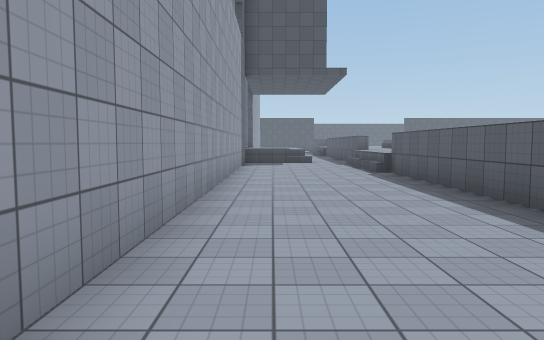
view 1 (above)

19 first-person views from a walk through a 3-D level made in the Unity game engine. The camera is 1.5 m above the floor, tilts 4° down and sees 70° across. The floor is counted in squares, 2 m on a side. Each view is taken from the middle of a square. On the plan, view 1 faces up. The plan holds only what a view shows up to about 12 squares ahead; the rest is blank. The place goes on beyond the plan. Surface patterns are stand-ins for the level's own textures.

view 2
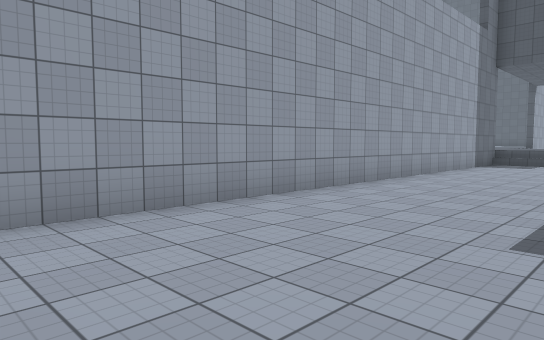

view 3
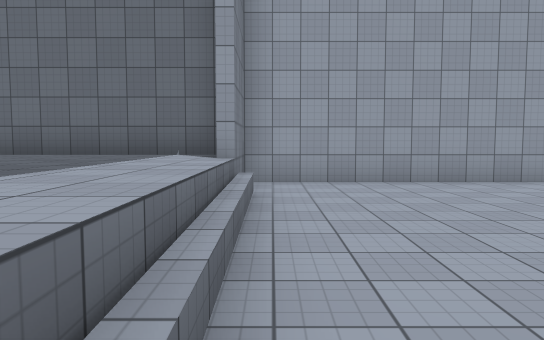

view 4
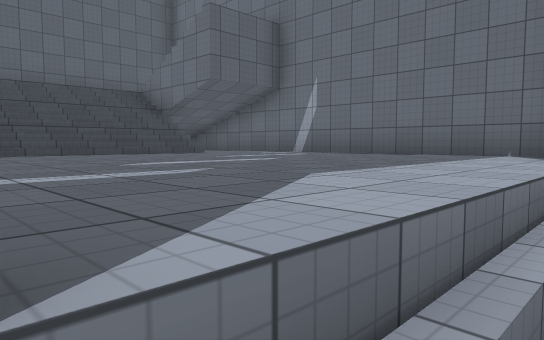

view 5
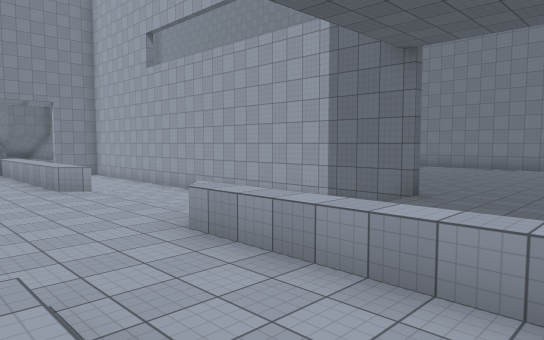

view 6
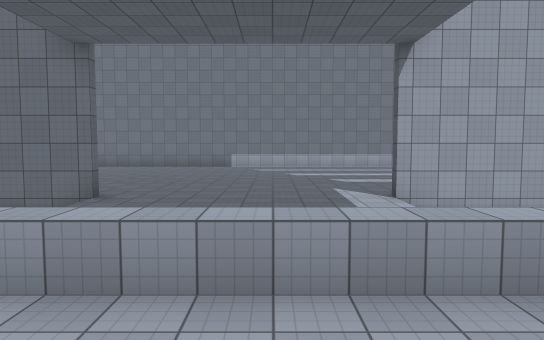

view 7
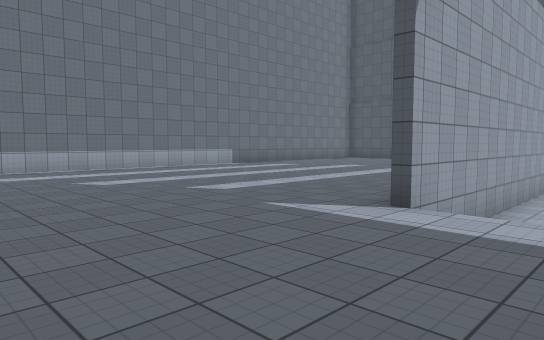

view 8
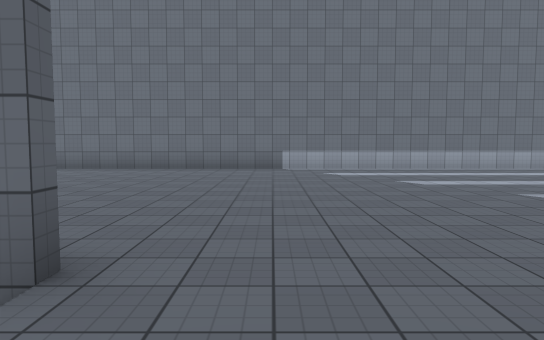

view 9
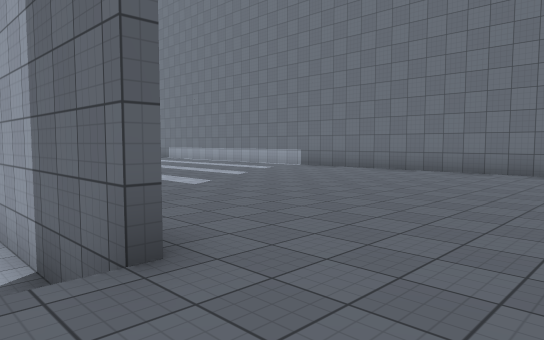

view 10
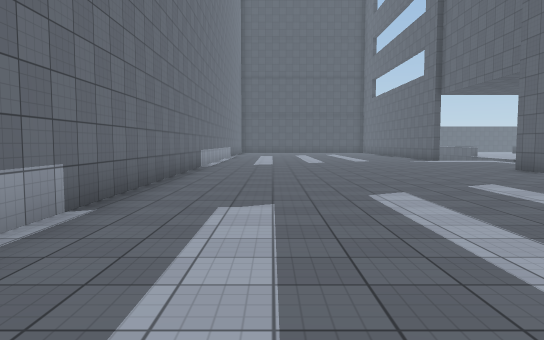

view 11
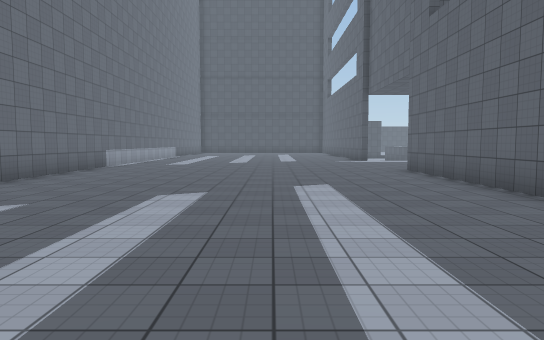

view 12
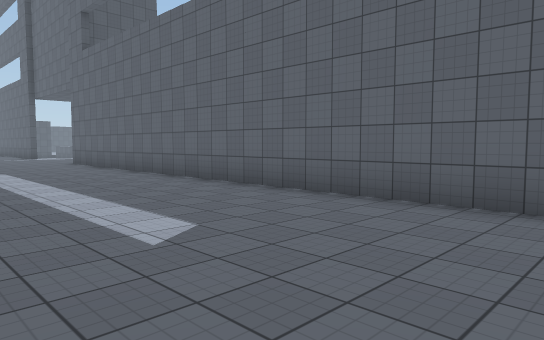

view 13
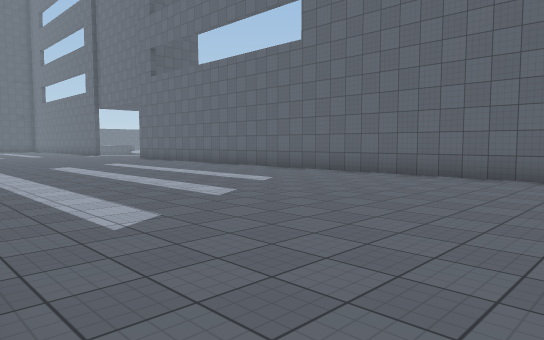

view 14
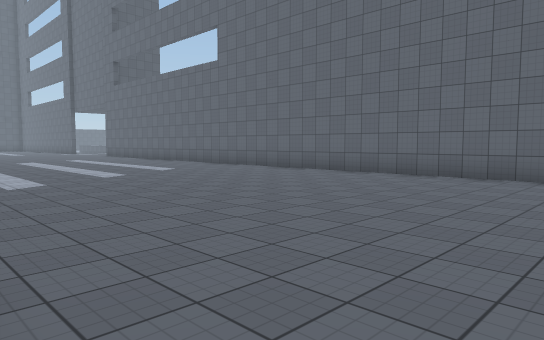

view 15
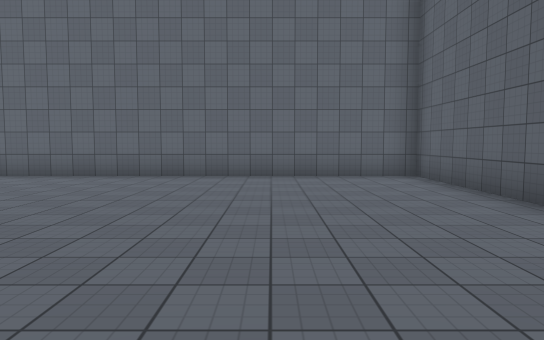

view 16
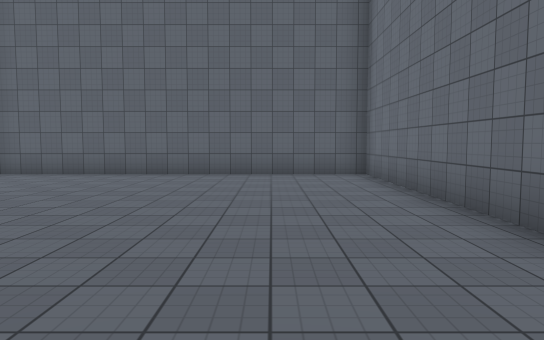

view 17
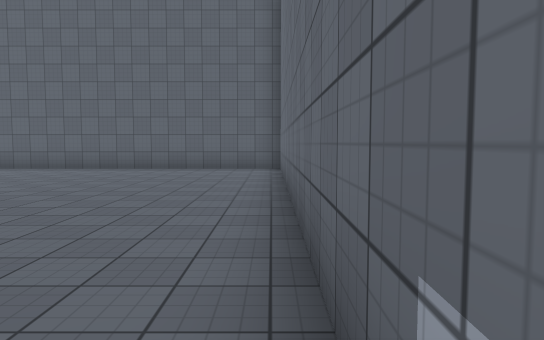

view 18
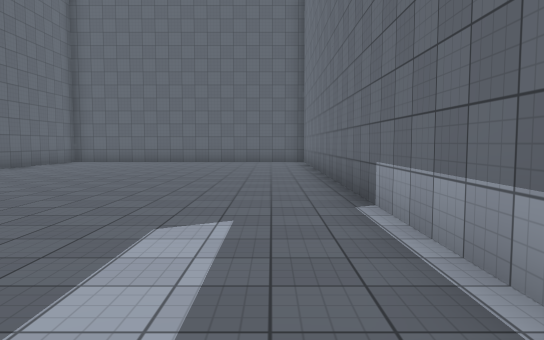

view 19
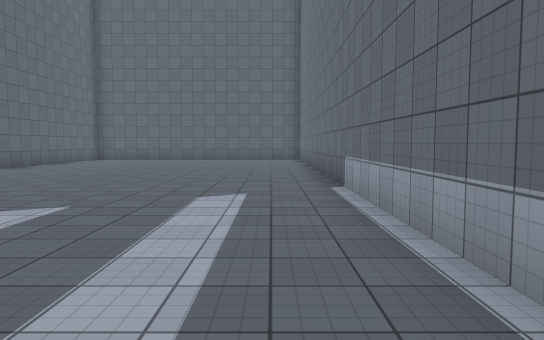

### Floor plan
Key: @ floor where view 1 was taken; # wall or solid block; . main floor; : floor 0.5 m higher than the main floor; - floor 1 m lower than the main floor; / step, stairs or slope; = window, fence, low wall or low ledge; ^ raised ledge.
Columns run from 11 left of view 1 to 6 right of it. Each row starts with its distance up from view 1.
 25     ....  #
 24 #  ...... #-
 23 #........ #-
 22 #.........#
 21 #.........#
 20 #...........  ^.
 19 #............ ^.
 18 #............ ^. :
 17 #...........  ^..
 16 #............ ^..
 15 #...........  ^..
 14 #.........#-  ^..
 13 #.........#-- /..
 12 #.........#---/..
 11 #.........#---/..
 10 #.........#---/..
  9 #.........#---^.
  8 #.........#---^.
  7 #.........#---^.
  6  .........#---^.
  5  .........#---^.
  4 #.........#---#^
  3 #.........#----
  2 #.........#-----
  1 #.........#------
  0 #.........#@------
 -1 #.........##.....
 -2 #.........#.......
 -3 #.........#.......
 -4 #.........#......
 -5 #.........#......
 -6 #.........#......
 -7 #.........#..////
 -8 #.........#.=///=
 -9 #.........# ////
-10 #.........#
-11 #.........#
-12 ################

Where each view was taken, in squares from view 1:
view 1: 0 up, 0 right, facing up
view 2: 0 up, 3 right, facing up-left
view 3: 0 up, 6 right, facing left
view 4: 0 up, 6 right, facing down-left
view 5: 18 up, 6 right, facing down-left
view 6: 18 up, 6 right, facing left
view 7: 16 up, 1 right, facing up-left
view 8: 16 up, 1 right, facing left
view 9: 17 up, 0 right, facing down-left
view 10: 4 up, 8 left, facing up
view 11: 4 up, 5 left, facing up
view 12: 0 up, 6 left, facing up-right
view 13: 3 down, 10 left, facing up-right
view 14: 7 down, 10 left, facing up-right
view 15: 8 down, 10 left, facing right
view 16: 2 down, 8 left, facing down
view 17: 0 up, 10 left, facing down
view 18: 4 up, 9 left, facing down
view 19: 6 up, 9 left, facing down
